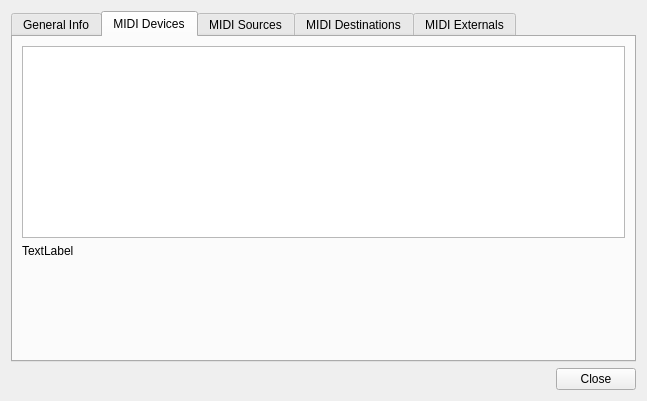
<?xml version="1.0" encoding="UTF-8"?>
<ui version="4.0">
 <class>AboutForm</class>
 <widget class="QWidget" name="AboutForm">
  <property name="geometry">
   <rect>
    <x>0</x>
    <y>0</y>
    <width>647</width>
    <height>401</height>
   </rect>
  </property>
  <property name="windowTitle">
   <string>Form</string>
  </property>
  <layout class="QVBoxLayout" name="verticalLayout">
   <item>
    <layout class="QGridLayout" name="gridLayout">
     <item row="0" column="0">
      <widget class="QTabWidget" name="tabWidget">
       <property name="currentIndex">
        <number>1</number>
       </property>
       <widget class="QWidget" name="geninfotab">
        <attribute name="title">
         <string>General Info</string>
        </attribute>
        <layout class="QVBoxLayout" name="verticalLayout_3">
         <item>
          <widget class="QLabel" name="labelGenInfo">
           <property name="text">
            <string>TextLabel</string>
           </property>
           <property name="alignment">
            <set>Qt::AlignmentFlag::AlignCenter</set>
           </property>
           <property name="wordWrap">
            <bool>false</bool>
           </property>
           <property name="margin">
            <number>10</number>
           </property>
          </widget>
         </item>
        </layout>
       </widget>
       <widget class="QWidget" name="miditab">
        <attribute name="title">
         <string>MIDI Devices</string>
        </attribute>
        <layout class="QVBoxLayout" name="verticalLayout_2">
         <item>
          <widget class="QTableWidget" name="tableMidiDevs">
           <property name="sizePolicy">
            <sizepolicy hsizetype="Preferred" vsizetype="Preferred">
             <horstretch>0</horstretch>
             <verstretch>0</verstretch>
            </sizepolicy>
           </property>
           <property name="maximumSize">
            <size>
             <width>16777215</width>
             <height>16777215</height>
            </size>
           </property>
          </widget>
         </item>
         <item>
          <widget class="QLabel" name="labelMideDevDtails">
           <property name="text">
            <string>TextLabel</string>
           </property>
           <property name="alignment">
            <set>Qt::AlignmentFlag::AlignLeading|Qt::AlignmentFlag::AlignLeft|Qt::AlignmentFlag::AlignTop</set>
           </property>
          </widget>
         </item>
        </layout>
       </widget>
       <widget class="QWidget" name="midisrctab">
        <attribute name="title">
         <string>MIDI Sources</string>
        </attribute>
        <layout class="QVBoxLayout" name="verticalLayout_6">
         <item>
          <widget class="QTableWidget" name="tableMIDISrc"/>
         </item>
        </layout>
       </widget>
       <widget class="QWidget" name="mididsttab">
        <attribute name="title">
         <string>MIDI Destinations</string>
        </attribute>
        <layout class="QVBoxLayout" name="verticalLayout_5">
         <item>
          <widget class="QTableWidget" name="tableMIDIDest"/>
         </item>
        </layout>
       </widget>
       <widget class="QWidget" name="midiexttab">
        <attribute name="title">
         <string>MIDI Externals</string>
        </attribute>
        <layout class="QVBoxLayout" name="verticalLayout_4">
         <item>
          <widget class="QTableWidget" name="tableMIDIExt"/>
         </item>
        </layout>
       </widget>
      </widget>
     </item>
    </layout>
   </item>
   <item>
    <layout class="QGridLayout" name="gridLayout_2">
     <item row="0" column="1">
      <widget class="QPushButton" name="pushClose">
       <property name="text">
        <string>Close</string>
       </property>
      </widget>
     </item>
     <item row="0" column="0">
      <spacer name="horizontalSpacer">
       <property name="orientation">
        <enum>Qt::Orientation::Horizontal</enum>
       </property>
       <property name="sizeHint" stdset="0">
        <size>
         <width>40</width>
         <height>20</height>
        </size>
       </property>
      </spacer>
     </item>
    </layout>
   </item>
  </layout>
 </widget>
 <resources/>
 <connections/>
</ui>
